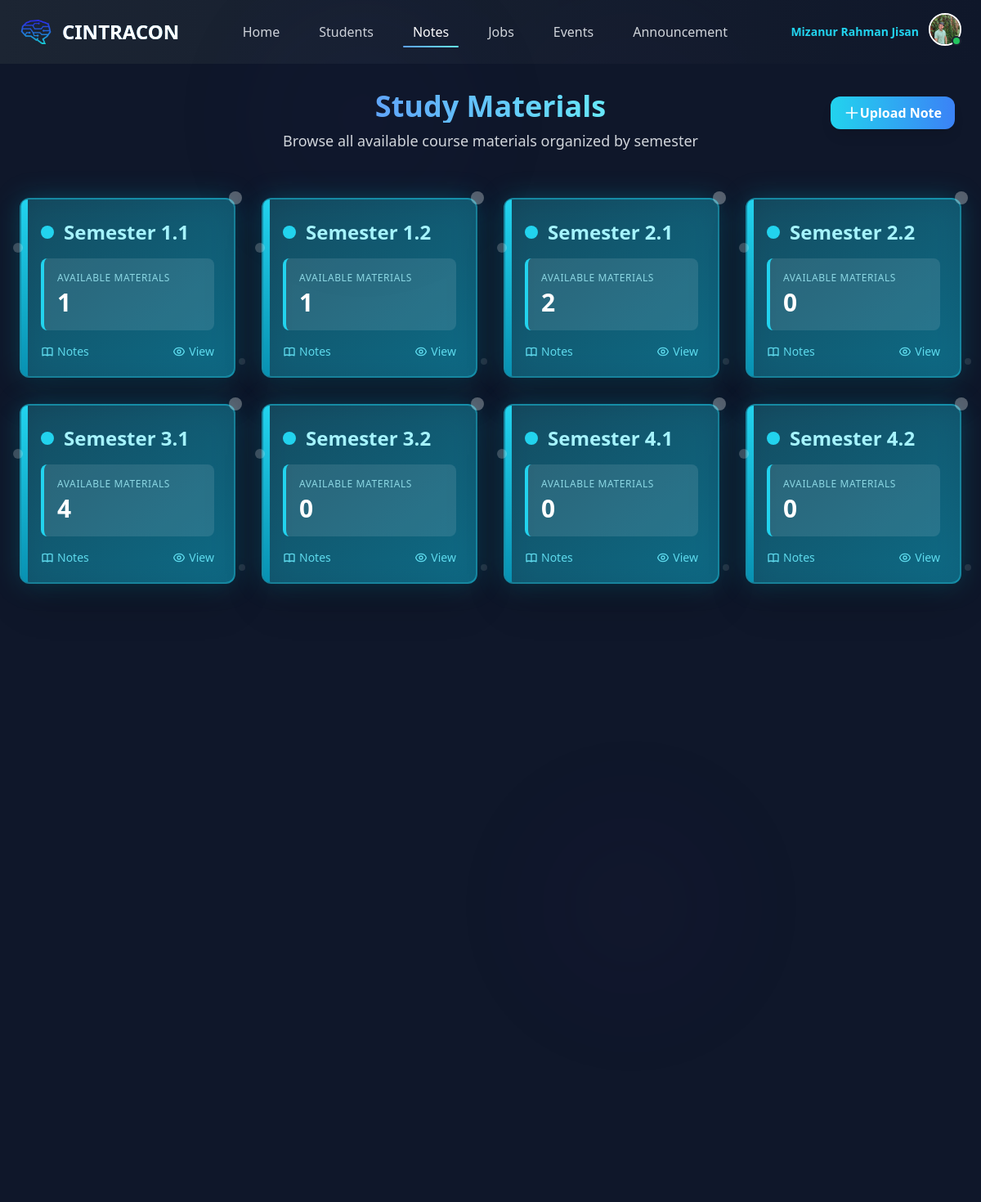
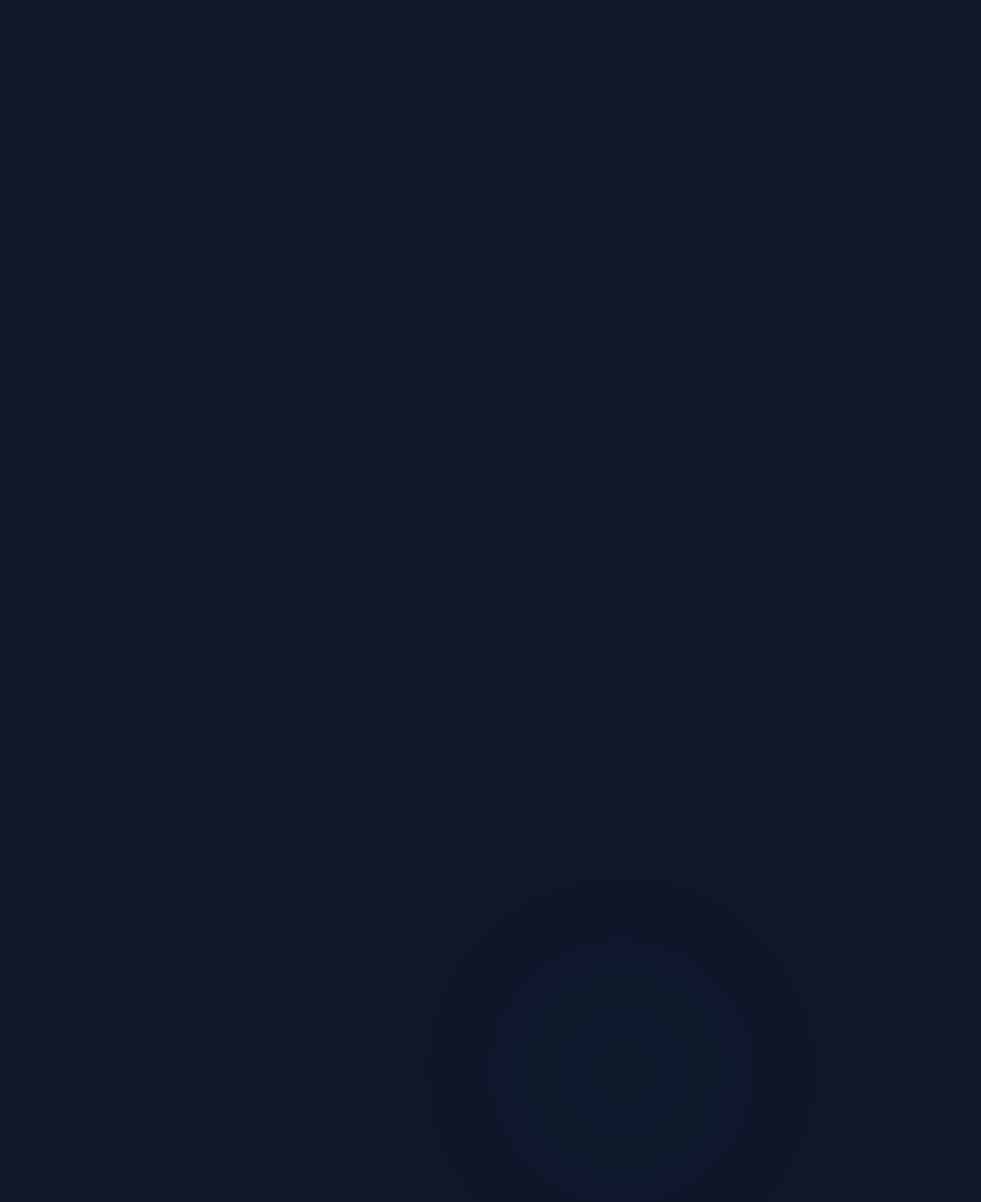
Page /notes_sharing/ (signed in) on the committed database (2 pictures, top to bottom).
### authentication/models.py (models this page shows, shortened)
class CustomUser(AbstractUser):
    username = None  # Remove the username field
    email = models.EmailField(unique=True)  # Make email unique
    full_name = models.CharField(max_length=255)
    USERNAME_FIELD = 'email'  # This tells Django to use email as the identifier
    REQUIRED_FIELDS = ['full_name']  # Email and full_name are required fields for creating a superuser
    objects = CustomUserManager() # For Custom User and admin Reg

class UserProfile(models.Model):
    DEPARTMENTS = (
        ('CSE','CSE'),
        ('EEE','EEE'),
        ('CIVIL','CIVIL'),
        ('PHARM','PHARM'),
        ('LLB','LLB'),
        ('ENGLISH','ENGLISH'),
        ('ARC','ARC'),
        ('BBA','BBA'),
    )
    SEMESTERS = (
        ('1.1','1.1'),
        ('1.2','1.2'),
        ('2.1','2.1'),
        ('2.2','2.2'),
        ('3.1','3.1'),
        ('3.2','3.2'),
        ('4.1','4.1'),
        ('4.2','4.2'),
        ('M.Sc','M.Sc'),
        ('MBA','MBA'),
        ('GRADUATE','GRADUATE'),
    )
    SECTIONS = (
        ('A','A'),
        ('B','B'),
        ('C','C'),
        ('D','D'),
        ('E','E'),
    )
    BLOOD_GROUPS = [
        ('A+', 'A+'),
        ('A-', 'A-'),
        ('B+', 'B+'),
        ('B-', 'B-'),
        ('AB+', 'AB+'),
        ('AB-', 'AB-'),
        ('O+', 'O+'),
        ('O-', 'O-'),
    ]
    user = models.OneToOneField(CustomUser, on_delete=models.CASCADE)
    department = models.CharField(max_length=100, choices=DEPARTMENTS)
    semester = models.CharField(max_length=10, choices=SEMESTERS)
    section = models.CharField(max_length=10, choices=SECTIONS)
    batch_no = models.CharField(max_length=20)
    phone_num = models.CharField(max_length=15, null=True, blank=True)
    blood_grp = models.CharField(max_length=15, choices=BLOOD_GROUPS,null=True,blank=True)
    points = models.IntegerField(default=0)
    facebook_link = models.CharField(max_length=255, null=True, blank=True)
    instagram_link = models.CharField(max_length=255, null=True, blank=True)
    linkedin_link = models.CharField(max_length=255, null=True, blank=True)
    profile_image = models.ImageField(upload_to='profiles/', default='images/default.jpg', null=True, blank=True)

### notes_sharing/models.py (models this page shows, shortened)
class Semester(models.Model):
    name = models.CharField(max_length=10)  # Example: '1.1', '1.2', '2.1' etc.

### notes_sharing/views.py (the view)
# urls.py: path('notes_sharing/',include('notes_sharing.urls')),
def notes_sharing(request):
    semesters = Semester.objects.all()
    return render(request,'NotesSharing/notes_sharing.html', {'semesters': semesters})

### templates/NotesSharing/notes_sharing.html (shortened to what this page needs)
{% extends "base.html" %}
{% load static %}
{% block content %}
<div class="bg-[#0f172a] text-white min-h-screen relative overflow-hidden">
  <div class="fixed inset-0 overflow-hidden opacity-20 z-0 pointer-events-none">
    <div class="absolute top-0 left-1/4 w-72 h-72 bg-indigo-900 rounded-full mix-blend-screen filter blur-3xl opacity-20 animate-float1"></div>
    <div class="absolute top-1/3 right-1/4 w-64 h-64 bg-purple-900 rounded-full mix-blend-screen filter blur-3xl opacity-20 animate-float2"></div>
    <div class="absolute bottom-0 left-1/2 w-80 h-80 bg-sky-900 rounded-full mix-blend-screen filter blur-3xl opacity-20 animate-float3"></div>
  </div>
  <div class="relative z-10">
    <div class="absolute top-10 right-0 z-20 mr-8">
      <div class="relative">
        <button id="addNoteBtn" class=" flex items-center bg-gradient-to-r from-cyan-400 to-blue-500 text-white px-4 py-2 rounded-xl shadow-lg hover:shadow-2xl transform hover:scale-105 transition-all duration-300 font-semibold">
          <svg xmlns="http://www.w3.org/2000/svg" class="h-5 w-5" fill="none" viewBox="0 0 24 24" stroke="currentColor">
            <path stroke-linecap="round" stroke-linejoin="round" stroke-width="2" d="M12 4v16m8-8H4" />
          </svg>
          Upload Note
        </button>
      </div>
    </div>
    <div class="flex flex-col items-center px-6 py-8 text-center">
      <h1 class="text-4xl font-bold bg-clip-text text-transparent bg-gradient-to-r from-blue-400 to-cyan-300 mb-2">
      </h1>
      <p class="text-lg text-gray-300 max-w-2xl">
        Browse all available course materials organized by semester
      </p>
    </div>
    <div class="p-6 grid grid-cols-1 sm:grid-cols-2 md:grid-cols-3 lg:grid-cols-4 gap-8">
      {% for semester in semesters %}
      <a href="{% url 'semester_notes' semester.id %}" class="group block h-[220px] perspective-1000 hover:z-10 transition-all duration-500">
        <div class="relative h-full w-full preserve-3d group-hover:rotate-x-12 group-hover:rotate-y-2 group-hover:-translate-y-3 transition-transform duration-700">
          <div class="absolute inset-0 bg-gradient-to-br from-cyan-900/80 to-cyan-700/80 border-2 border-cyan-400/40 rounded-xl p-6 shadow-2xl backdrop-blur-sm transform-style-preserve-3d flex flex-col">
            <div class="flex items-center mb-4">
              <div class="w-4 h-4 rounded-full bg-cyan-400 mr-3 animate-pulse"></div>
              <h2 class="text-2xl font-bold text-cyan-200">Semester {{semester.name}}</h2>
            </div>
            <div class="bg-white/10 rounded-lg p-4 mb-4 border-l-4 border-cyan-400 flex-grow flex flex-col justify-center">
              <p class="text-xs text-cyan-200/80 uppercase tracking-wider mb-1">Available Materials</p>
              <p class="text-3xl font-bold text-white animate-bounce duration-1000">{{semester.notes.count}}</p>
            </div>
            <div class="flex justify-between items-center text-sm text-cyan-300/90">
              <span class="flex items-center">
                Notes
              </span>
              <span class="flex items-center">
                View
              </span>
            </div>
            <div class="absolute inset-y-0 left-0 w-2 bg-gradient-to-b from-cyan-400 to-cyan-600 rounded-l-xl"></div>
          </div>
          <div class="absolute inset-0 bg-cyan-500/30 blur-lg rounded-xl -z-10 translate-z-[-12px] group-hover:translate-z-[-20px] group-hover:opacity-80 transition-all duration-700"></div>
          <div class="absolute -top-2 -right-2 w-4 h-4 bg-white/30 rounded-full animate-float-particle1"></div>
          <div class="absolute top-1/4 -left-2 w-3 h-3 bg-white/20 rounded-full animate-float-particle2"></div>
          <div class="absolute bottom-4 -right-3 w-2 h-2 bg-white/10 rounded-full animate-float-particle3"></div>
        </div>
      </a>
      {% endfor %}
    </div>
  </div>
</div>
{% endblock %}

### templates/base.html (shortened to what this page needs)
{% load static %}
<!DOCTYPE html>
<html lang="en">
  <head>
    <script src="https://cdn.tailwindcss.com"></script>
  </head>
  <body>
    <nav class="bg-gradient-to-r from-[#1C2533] to-[#0f172a] px-6 py-4 shadow-lg relative">
      <div class="absolute inset-0 overflow-hidden opacity-20 pointer-events-none">
        <div class="absolute top-0 left-1/4 w-72 h-72 bg-blue-900 rounded-full mix-blend-screen filter blur-3xl opacity-20 animate-float1"></div>
        <div class="absolute top-1/3 right-1/4 w-64 h-64 bg-purple-900 rounded-full mix-blend-screen filter blur-3xl opacity-20 animate-float2"></div>
      </div>
      <div class="max-w-7xl mx-auto flex justify-between items-center relative z-10000">
        <div class="flex items-center space-x-3 group">
          <img src="{% static 'images/c_logo.png' %}" alt="Logo" class="w-10 h-10 rounded-full transition-all duration-500 group-hover:rotate-[20deg]" />
          <span class="text-2xl font-bold text-white bg-clip-text text-transparent bg-gradient-to-r from-blue-400 to-cyan-300 transition-all duration-500 group-hover:from-purple-400 group-hover:to-pink-300">
            CINTRACON
          </span>
        </div>
        <ul class="hidden md:flex space-x-6 font-medium">
          {% url 'home' as home_url %}
          <li>
            <a href="{{ home_url }}" class="relative px-3 py-2 text-gray-300 hover:text-white transition-all duration-300 {% if request.path == home_url %}text-white{% endif %}">
              <span>Home</span>
            </a>
          </li>
          {% url 'allStudents' as students_url %}
          <li>
            <a href="{{ students_url }}" class="relative px-3 py-2 text-gray-300 hover:text-white transition-all duration-300 {% if request.path == students_url %}text-white{% endif %}">
              <span>Students</span>
            </a>
          </li>
          {% url 'notes_sharing' as notes_url %}
          <li>
            <a href="{{ notes_url }}" class="relative px-3 py-2 text-gray-300 hover:text-white transition-all duration-300 {% if request.path == notes_url %}text-white{% endif %}">
              <span>Notes</span>
              {% if request.path == notes_url %}
              <span class="absolute bottom-0 left-0 w-full h-0.5 bg-gradient-to-r from-blue-400 to-cyan-300 rounded-full animate-underline"></span>
              {% endif %}
            </a>
          </li>
          {% url 'jobopportunities' as jobs_url %}
          <li>
            <a href="{{ jobs_url }}" class="relative px-3 py-2 text-gray-300 hover:text-white transition-all duration-300 {% if request.path == jobs_url %}text-white{% endif %}">
              <span>Jobs</span>
            </a>
          </li>
          {% url 'upcomingevents' as events_url %}
          <li>
            <a href="{{ events_url }}" class="relative px-3 py-2 text-gray-300 hover:text-white transition-all duration-300 {% if request.path == events_url %}text-white{% endif %}">
              <span>Events</span>
            </a>
          </li>
          {% url 'Announcement' as announcement_url %}
          <li>
            <a href="{{ announcement_url }}" class="relative px-3 py-2 text-gray-300 hover:text-white transition-all duration-300 {% if request.path == announcement_url %}text-white{% endif %}">
              <span>Announcement</span>
            </a>
          </li>
        </ul>
        <div class="relative flex items-center space-x-3 group">
          {% if user.is_authenticated %}
              <p class="text-cyan-400 font-bold text-sm hidden sm:block">
                {{ user.full_name }}
              </p>
          {% else %}
              <p class="text-white text-sm hidden sm:block">
                Welcome, Guest!
              </p>
          {% endif %}
          <div class="relative inline-block text-left z-[100]">
            <button id="dropdownButton" class="focus:outline-none z-[9999]">
              <div class="relative">
                {% if user.is_authenticated %}
                <img src="{{user.userprofile.profile_image.url}}" alt="Profile"
                  class="w-10 h-10 rounded-full border-2 border-white transition-all duration-500 group-hover:border-cyan-300" />
                {% endif %}
                <span
                  class="absolute bottom-0 right-0 w-3 h-3 bg-green-500 rounded-full border-2 border-[#1C2533] animate-pulse"></span>
              </div>
            </button>
          </div>
        </div>
      </div>
    </nav>
    {% block content %}{% endblock %}
  </body>
</html>

### templates/NotesSharing/notes_sharing.html (style rules this page uses)
.animate-float1 { animation: float1 10s ease-in-out infinite; }
.animate-float2 { animation: float2 12s ease-in-out infinite; }
.animate-float3 { animation: float3 14s ease-in-out infinite; }
.animate-float-particle1 { animation: float-particle1 4s ease-in-out infinite; }
.animate-float-particle2 { animation: float-particle2 5s ease-in-out infinite 1s; }
.animate-float-particle3 { animation: float-particle3 6s ease-in-out infinite 0.5s; }
.animate-bounce { animation: bounce 1.5s infinite; }
.perspective-1000 { perspective: 1000px; }
.preserve-3d { transform-style: preserve-3d; }
.transform-style-preserve-3d { transform-style: preserve-3d; }
.translate-z-\[-12px\] { transform: translateZ(-12px); }

### templates/base.html (style rules this page uses)
.animate-float1 { animation: float1 12s ease-in-out infinite; }
.animate-float2 { animation: float2 14s ease-in-out infinite; }
.animate-float3 { animation: float3 16s ease-in-out infinite; }

### rows in the picture
CustomUser: full_name "Mizanur Rahman Jisan", userprofile.profile_image (picture)
Semester: name "1.1", notes.count "1"
Semester: name "1.2", notes.count "1"
Semester: name "2.1", notes.count "2"
Semester: name "2.2", notes.count "0"
Semester: name "3.1", notes.count "4"
Semester: name "3.2", notes.count "0"
Semester: name "4.1", notes.count "0"
Semester: name "4.2", notes.count "0"
